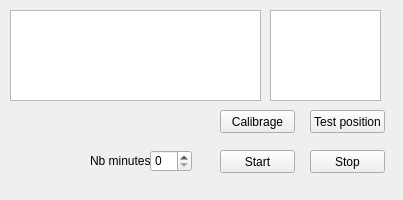
<?xml version="1.0" encoding="UTF-8"?>
<ui version="4.0">
 <class>MainWindow</class>
 <widget class="QMainWindow" name="MainWindow">
  <property name="geometry">
   <rect>
    <x>0</x>
    <y>0</y>
    <width>403</width>
    <height>200</height>
   </rect>
  </property>
  <property name="windowTitle">
   <string>MainWindow</string>
  </property>
  <widget class="QWidget" name="centralwidget">
   <widget class="QLabel" name="label">
    <property name="geometry">
     <rect>
      <x>10</x>
      <y>110</y>
      <width>71</width>
      <height>71</height>
     </rect>
    </property>
    <property name="text">
     <string/>
    </property>
    <property name="pixmap">
     <pixmap>../logo.png</pixmap>
    </property>
    <property name="scaledContents">
     <bool>true</bool>
    </property>
   </widget>
   <widget class="QPushButton" name="btn_stop">
    <property name="geometry">
     <rect>
      <x>310</x>
      <y>150</y>
      <width>75</width>
      <height>23</height>
     </rect>
    </property>
    <property name="text">
     <string>Stop</string>
    </property>
   </widget>
   <widget class="QPlainTextEdit" name="plainTextEdit">
    <property name="geometry">
     <rect>
      <x>270</x>
      <y>10</y>
      <width>111</width>
      <height>91</height>
     </rect>
    </property>
   </widget>
   <widget class="QTextEdit" name="text_log">
    <property name="geometry">
     <rect>
      <x>10</x>
      <y>10</y>
      <width>251</width>
      <height>91</height>
     </rect>
    </property>
   </widget>
   <widget class="QLabel" name="label_2">
    <property name="geometry">
     <rect>
      <x>90</x>
      <y>150</y>
      <width>61</width>
      <height>21</height>
     </rect>
    </property>
    <property name="text">
     <string>Nb minutes</string>
    </property>
   </widget>
   <widget class="QPushButton" name="btn_start">
    <property name="geometry">
     <rect>
      <x>220</x>
      <y>150</y>
      <width>75</width>
      <height>23</height>
     </rect>
    </property>
    <property name="contextMenuPolicy">
     <enum>Qt::NoContextMenu</enum>
    </property>
    <property name="text">
     <string>Start</string>
    </property>
    <property name="checkable">
     <bool>false</bool>
    </property>
    <property name="autoDefault">
     <bool>false</bool>
    </property>
    <property name="default">
     <bool>false</bool>
    </property>
    <property name="flat">
     <bool>false</bool>
    </property>
   </widget>
   <widget class="QPushButton" name="btn_test">
    <property name="geometry">
     <rect>
      <x>310</x>
      <y>110</y>
      <width>75</width>
      <height>23</height>
     </rect>
    </property>
    <property name="text">
     <string>Test position</string>
    </property>
   </widget>
   <widget class="QSpinBox" name="spinBox_minutes">
    <property name="geometry">
     <rect>
      <x>150</x>
      <y>150</y>
      <width>42</width>
      <height>22</height>
     </rect>
    </property>
   </widget>
   <widget class="QPushButton" name="btn_calib">
    <property name="geometry">
     <rect>
      <x>220</x>
      <y>110</y>
      <width>75</width>
      <height>23</height>
     </rect>
    </property>
    <property name="text">
     <string>Calibrage</string>
    </property>
   </widget>
  </widget>
 </widget>
 <resources/>
 <connections/>
</ui>
